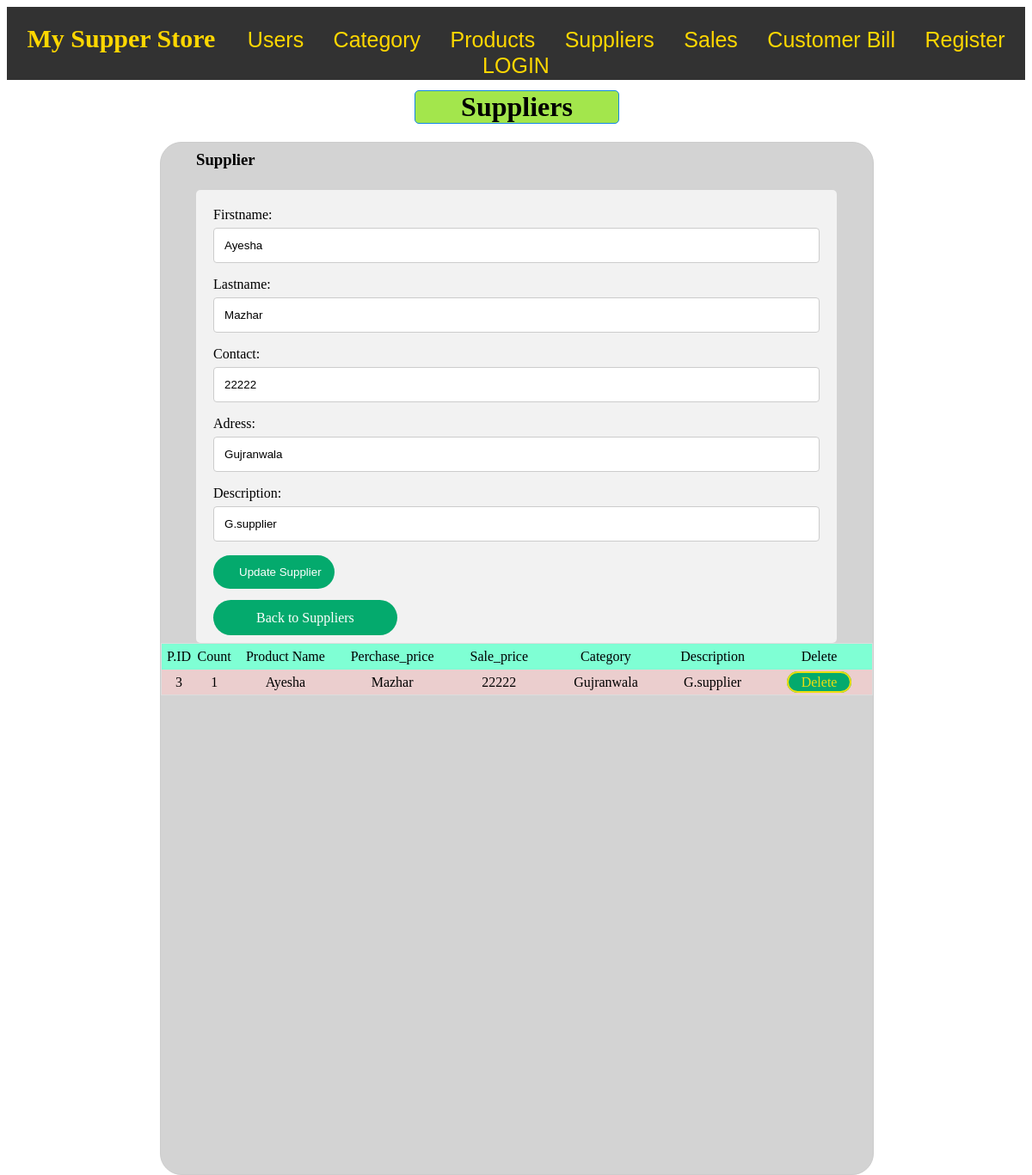
Page /show_suppliers/3 on the committed database.
### members/models.py (models this page shows, shortened)
class Suppliers(models.Model):
    firstname=models.CharField(max_length=255)
    lastname=models.CharField(max_length=255)
    adress=models.CharField(max_length=255)
    contact=models.IntegerField(null=True)
    description=models.CharField(max_length=255)
    is_deleted = models.BooleanField(default=False)

### members/views.py (the view)
# urls.py: path("show_suppliers/<int:id>",views.show_suppliers,name="show_suppliers"),
def show_suppliers(request,id):
    error=False
    error1=False
    msg=False
    update_mode=True
    try:
        if request.method == 'POST':
          form =Suppliers_form()  # Return form to html
          firstname=str(request.POST.get('firstname')).capitalize()
          lastname=str(request.POST.get('lastname')).capitalize()
          contact=str(request.POST.get('contact')).capitalize()
          adress=str(request.POST.get('adress')).capitalize()
          description=str(request.POST.get('description')).capitalize()
          rows_affected = Suppliers.objects.select_for_update().filter(id=id, is_deleted=False).update(firstname=firstname,lastname=lastname,contact=contact,adress=adress,description=description,)
          if rows_affected == 0:
             error=True
          else:
             msg=True
          data = {'error':error,'msg':msg}
          return redirect('suppliers', data)
        else:
            form = Suppliers_form()
    except:
            pass
    mydata = Suppliers.objects.filter(id=id).values()
    for x in mydata:
      value1=x['firstname']
      value2=x['lastname']
      value3=x['contact']
      value4=x['adress']
      value5=x['description']
    form.fields['firstname'].widget.attrs['value'] = value1
    form.fields['lastname'].widget.attrs['value'] = value2
    form.fields['contact'].widget.attrs['value'] = value3
    form.fields['adress'].widget.attrs['value'] = value4
    form.fields['description'].widget.attrs['value'] = value5
    data={'form':form ,'mysuppliers':mydata,'msg':msg ,'update_mode':update_mode}
    return render(request,'suppliers.html',data)

### members/forms.py
class Suppliers_form(forms.Form):
    firstname=forms.CharField(max_length=255)
    lastname=forms.CharField(max_length=255)
    contact=forms.CharField(max_length=255)
    adress=forms.CharField(max_length=255)
    description=forms.CharField(max_length=255)

### templates/suppliers.html (shortened to what this page needs)
{% extends "master1.html" %}
{% block content %}
<div style="height:1200px" >
  <h1 style="text-align:center;margin-left:40%;margin-top:1% ;background-color:rgb(163, 230, 76);
  border: 1px solid rgb(19, 135, 230); width:20%;
  border-radius: 5px;">Suppliers</h1>
  <div style="width:70% ; background-color:lightgray; margin-left:15% ;
  margin-top:1% ; height:100% ;border: 1px solid #ccc;
  border-radius: 25px; " >
  <h3 style="text-align:left;margin-left:5% ;margin-top:1% ;" > Supplier </h3>
  <div class="container" style="width:85% ;;margin-left:5% ;margin-top:3%;">
      <form method='post'>
      {{form}}
      <input type="submit" name='savesupplier' {% if update_mode %}value="Update Supplier" {% else %} value="Save supplier"{% endif %}>
      </form>
      <a name="reset"  href="/suppliers/"> {% if update_mode  %}Back to Suppliers {% else %}Reset{% endif %}</a>
  </div>
    <table>
      <thead>
        <tr >
          <td style="width:5% ;background-color: aquamarine;"> P.ID </td>
          <td style="width:5%;background-color: aquamarine;"> Count </td>
          <td style="background-color: aquamarine;"> Product Name </td>
          <td style="background-color: aquamarine;"> Perchase_price </td>
          <td style="background-color: aquamarine;"> Sale_price </td>
          <td style="background-color: aquamarine;"> Category </td>
          <td style="background-color: aquamarine;"> Description </td>
          <td style="background-color: aquamarine;"> Delete </td>
        </tr>
      </thead>
        {% for x in mysuppliers %}
        <tr style="text-align:center ; margin-top:25px ;" >
          <td style="width:5%"> <a href={%url 'show_suppliers' id=x.id %}>{{ x.id }}</a> </td>
          <td style="width:5%"><a href={%url 'show_suppliers' id=x.id %}>{{ forloop.counter }}</a> </td>
          <td> <a href={%url 'show_suppliers' id=x.id %}>{{ x.firstname }}</a> </td>
          <td><a href={%url 'show_suppliers' id=x.id %}>{{ x.lastname }}</a> </td>
          <td><a href={%url 'show_suppliers' id=x.id %}>{{ x.contact }}</a>  </td>
          <td> <a href={%url 'show_suppliers' id=x.id %}>{{ x.adress }}</a> </td>
          <td> <a href={%url 'show_suppliers' id=x.id %}>{{ x.description }}</a> </td>
          <td> <a  onclick="return confirm('Are you sure you want to delete this?')" name="navlink" style=" " href={%url 'delete_supplier' id=x.id %}>Delete </td>
        </tr>
        {% endfor %}
    </table>
  </div>
</div>
{% endblock %}

### static/main.css (style rules this page uses)
input[type=text], select, textarea { width: 100%; padding: 12px; border: 1px solid #ccc; border-radius: 4px; box-sizing: border-box; margin-top: 6px; margin-bottom: 16px; resize: vertical }
input[type=submit] { width: 20%; background-color: #04AA6D; color: white; padding: 12px 30px 12px 30px; border: none; border-radius: 25px; cursor: pointer; margin-bottom: 25px; text-align: center; }
a[name=reset] { width: 30%; background-color: #04AA6D; color: white; padding: 12px 50px 12px 50px; border: none; border-radius: 25px; cursor: pointer; text-decoration: none; text-align: center; }
a[name=navlink] { width: 100%; background-color: #04AA6D; color: rgb(236, 222, 15); padding: 2px 15px 2px 15px; border-color:#9b6d31; border-radius: 4px; cursor: pointer; text-decoration: none; border: 2px solid; border-radius: 15px; }
.container { border-radius: 5px; background-color: #f2f2f2; padding: 20px; }
table { border-collapse: collapse; border-spacing: 0; margin-left:0%; width: 100%; border: 1px solid #ddd; }
table a { text-decoration: none; color: black; }
td { text-align: left; padding: 1px; text-align:center; width:15% }
thead { background-color: aquamarine; }
tr { text-align:center; width:15%; height: 30px; }
tr:nth-child(odd) { background-color: #ebcece; text-align:center ; margin-top:25px }

### rows in the picture
Suppliers: firstname "Ayesha", lastname "Mazhar", contact "22222", adress "Gujranwala", description "G.supplier", id "3"
